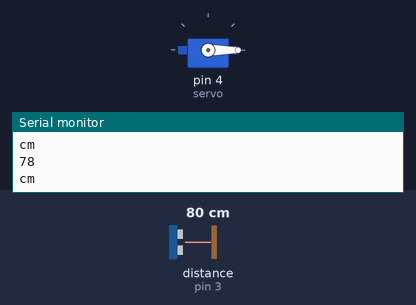
Bench run of a sketch on a simulated Arduino Uno, built with avr-gcc and run on an emulated ATmega328P. Parts: servo, the last lines printed to the serial monitor. Wiring (inferred from the names in the program): ultrasonic range finder: trigger pin 2; echo pin 3. Inputs (shaded band) come from the test bench; at power-on: distance to the obstacle (sensor on pin 3) 80 cm. The echo pulse lasts 58.3 µs per cm.

Above: at 1.3 s.
1.4 s: distance to the obstacle (sensor on pin 3) set to 10 cm
2.9 s: distance to the obstacle (sensor on pin 3) set to 7 cm
At 3.4 s:
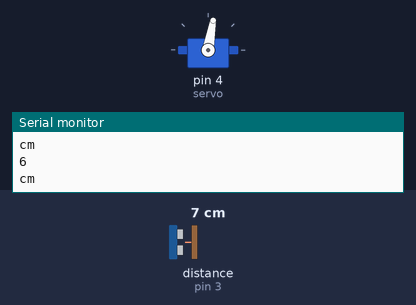
5.9 s: distance to the obstacle (sensor on pin 3) set to 9 cm
At 6.5 s:
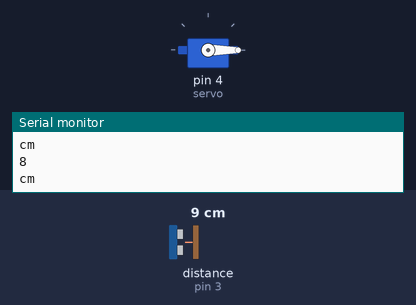
Timing chart, 0 to 8.9 s (numbered marks = the images above; inputs shaded):
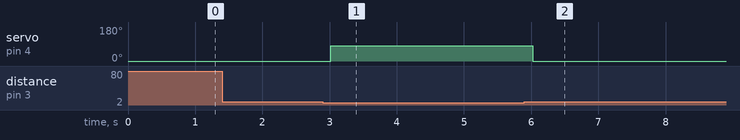

Measured:
- the behaviour switches between 9 and 8 cm on distance to the obstacle (sensor on pin 3) (found by bisection; images 0 and 1)
- after the input at 2.9 s, servo on pin 4 (servo): 0° → 80° after 0.12 s
- after the input at 5.9 s, servo on pin 4 (servo): 80° → 0° after 0.13 s

The sketch:

covid-19_hand_sanitizer.ino.ino
```cpp
#include<Servo.h>

const int trig = 2;
const int echo = 3;
long duration = 0;
int vel = 255;

Servo servo;

void setup() {
  // put your setup code here, to run once:
  Serial.begin(9600);
  servo.attach(4);

  pinMode(trig, OUTPUT);
  pinMode(echo, INPUT);
}

void loop() {
  //initial position of servos

  servo.write(0);

  ////////////sonar//////
  digitalWrite(trig, LOW);
  delayMicroseconds(2);
  digitalWrite(trig, HIGH);
  delayMicroseconds(10);
  digitalWrite(trig, LOW);
  duration = pulseIn(echo, HIGH);
  long distance_cm = ((duration * 0.034) / 2);
  if (distance_cm > 0 && distance_cm <= 7) {
    servo.write(80);
    Serial.println(distance_cm);
    Serial.println("cm");
  }
  else if (distance_cm > 7) {
    servo.write(0);
    Serial.println(distance_cm);
    Serial.println("cm");
  }
  delay(500);
}
```
